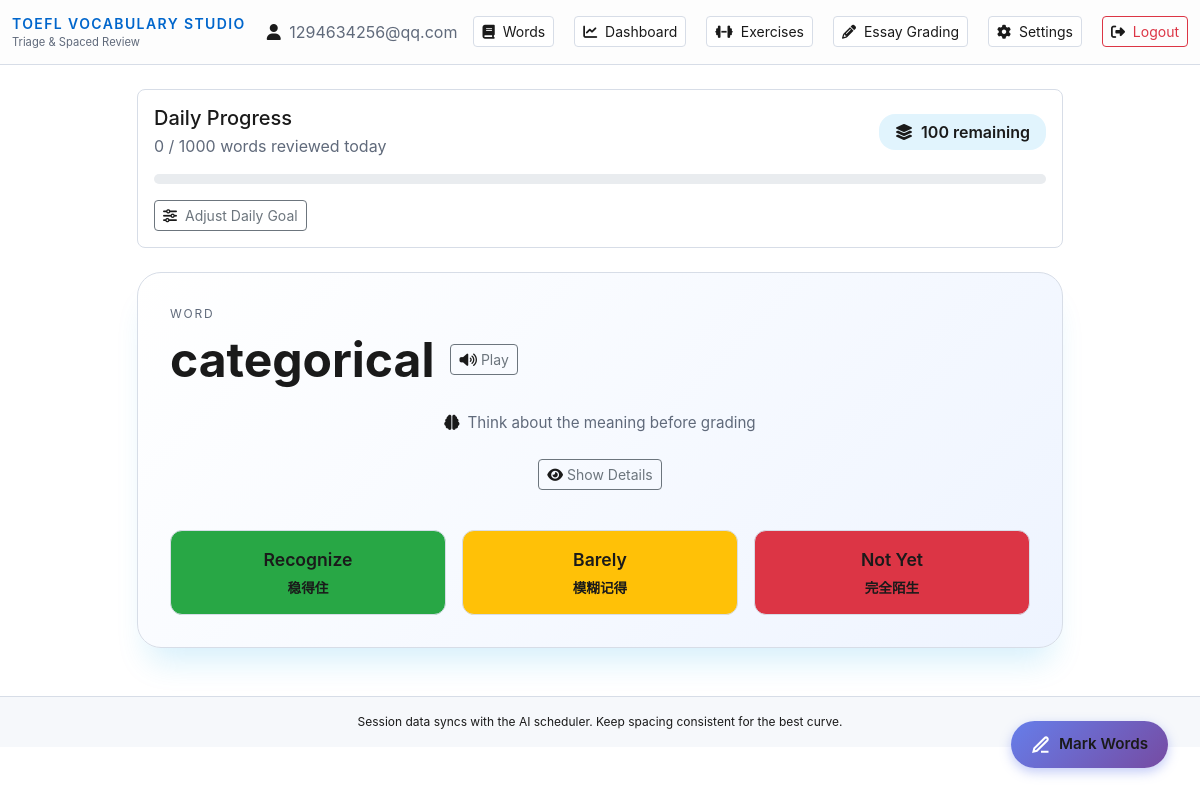
Page /session (signed in) on the committed database.
### models.py (models this page shows, shortened)
class User(db.Model):
    __tablename__ = 'users'
    id = db.Column(db.Integer, primary_key=True, index=True)
    email = db.Column(db.String(255), unique=True, index=True, nullable=False)
    password_hash = db.Column(db.String(255), nullable=False)
    daily_goal = db.Column(db.Integer, default=20, nullable=False)
    created_at = db.Column(db.DateTime(timezone=True), default=utcnow, nullable=False)
    words = db.relationship('UserWord', back_populates='user', cascade='all, delete-orphan')
    reviews = db.relationship('ReviewLog', back_populates='user', cascade='all, delete-orphan')

class Word(db.Model):
    __tablename__ = 'words'
    id = db.Column(db.Integer, primary_key=True, index=True)
    lemma = db.Column(db.String(255), unique=True, index=True, nullable=False)
    definition = db.Column(db.Text, nullable=False)
    example = db.Column(db.Text, nullable=False)
    cn_gloss = db.Column(db.String(255), nullable=True)
    pronunciation_audio_url = db.Column(db.String(500), nullable=True)
    pronunciation_pitfall_cn = db.Column(db.Text, nullable=True)
    user_words = db.relationship('UserWord', back_populates='word', cascade='all, delete-orphan')
    reviews = db.relationship('ReviewLog', back_populates='word', cascade='all, delete-orphan')
    def to_dict(self):
        return {
            'id': self.id,
            'lemma': self.lemma,
            'definition': self.definition,
            'example': self.example,
            'cn_gloss': self.cn_gloss,
            'pronunciation_audio_url': self.pronunciation_audio_url,
            'pronunciation_pitfall_cn': self.pronunciation_pitfall_cn
        }

### app.py (the view)
@app.route('/session')
@login_required
def vocab_session():
    user = get_current_user()
    if not user:
        return redirect(url_for('login'))
    total, new_cards, review_cards = get_todays_progress(user.id)
    remaining = max(user.daily_goal - total, 0)
    goal_met = user.daily_goal > 0 and remaining <= 0
    session_id = session.get('vocab_session_id')
    card = None
    if goal_met:
        sess = None
    else:
        if not session_id or session_id not in active_sessions:
            session_id = create_vocab_session(user.id, remaining)
            session['vocab_session_id'] = session_id
        sess = active_sessions.get(session_id)
        if not sess or not sess['queue']:
            session_id = create_vocab_session(user.id, remaining)
            session['vocab_session_id'] = session_id
            sess = active_sessions[session_id]
        if sess.get('_normalized') is not True:
            sess['queue'] = deque(
                [item.id if isinstance(item, Word) else item for item in list(sess['queue'])]
            )
            sess['queue_ids'] = {
                item.id if isinstance(item, Word) else item for item in sess.get('queue_ids', set())
            }
            sess['seen'] = {
                item.id if isinstance(item, Word) else item for item in sess.get('seen', set())
            }
            sess['_normalized'] = True
        if sess['queue']:
            current_entry = sess['queue'][0]
            if isinstance(current_entry, Word):
                current_id = current_entry.id
                sess['queue'][0] = current_id
            else:
                current_id = current_entry
            current_word = Word.query.get(current_id)
            if current_word is not None:
                audio_path = ensure_pronunciation_audio(current_word)
                card = {
                    'word': current_word.to_dict(),
                    'remaining': len(sess['queue']),
                    'audio_url': url_for('static', filename=audio_path) if audio_path else None
                }
    todays_words = get_words_reviewed_today(user.id)
    exercise_ready = goal_met and len(todays_words) > 0
    return render_template(
        'session.html',
        user=user,
        card=card,
        progress={
            'goal': user.daily_goal,
            'reviewed': total,
            'new_count': new_cards,
            'review_count': review_cards,
            'remaining': remaining
        },
        session_id=session_id,
        goal_met=goal_met,
        todays_words=todays_words,
        exercise_ready=exercise_ready
    )

### templates/session.html (shortened to what this page needs)
{% extends "base.html" %}
{% block content %}
<div class="row justify-content-center">
    <div class="col-lg-10">
        <div class="card mb-4 p-3">
            <div class="d-flex justify-content-between align-items-center">
                <div>
                    <h5 class="mb-1">Daily Progress</h5>
                    <p class="text-muted mb-0">
                        {{ progress.reviewed }} / {{ progress.goal }} words reviewed today
                    </p>
                </div>
                <div class="text-end">
                    <span class="progress-badge">
                        <i class="fas fa-layer-group me-1"></i>
                        {{ card.remaining if card else 0 }} remaining
                    </span>
                </div>
            </div>
            <div class="progress mt-3" style="height: 10px;">
            </div>
            <div class="mt-3">
                <button class="btn btn-sm btn-outline-secondary" type="button" data-bs-toggle="collapse" data-bs-target="#goal-adjust-collapse">
                    <i class="fas fa-sliders-h me-2"></i>Adjust Daily Goal
                </button>
            </div>
        </div>
        {% if card %}
        <div class="vocab-card" id="vocab-card">
            <div class="row">
                <div class="col-12">
                    <p class="text-uppercase text-muted mb-2" style="letter-spacing: 0.15em; font-size: 0.75rem;">
                        Word
                    </p>
                    <div class="d-flex align-items-center gap-3 flex-wrap">
                        <h1 class="word-lemma mb-0">{{ card.word.lemma }}</h1>
                        {% if card.audio_url %}
                        <button class="btn btn-outline-secondary btn-sm" type="button" onclick="playWordAudio()">
                            <i class="fas fa-volume-up me-1"></i>Play
                        </button>
                        {% endif %}
                    </div>
                </div>
            </div>
            <div class="text-center mt-4" id="think-prompt">
                <p class="text-muted" style="font-size: 0.95rem;">
                    <i class="fas fa-brain me-2"></i>Think about the meaning before grading
                </p>
                <button class="btn btn-outline-secondary btn-sm mt-2" onclick="revealDetails()">
                    <i class="fas fa-eye me-1"></i>Show Details
                </button>
            </div>
            <div class="row g-3 mt-4" id="grade-buttons">
                <div class="col-md-4">
                    <button class="btn btn-success grade-btn w-100" onclick="gradeWord('recognize')" id="btn-recognize">
                        <div class="d-flex flex-column align-items-center">
                            <span style="font-size: 1.1rem;">Recognize</span>
                            <small class="mt-1" style="font-size: 0.85rem;">稳得住</small>
                        </div>
                    </button>
                </div>
                <div class="col-md-4">
                    <button class="btn btn-warning grade-btn w-100" onclick="gradeWord('barely')" id="btn-barely">
                        <div class="d-flex flex-column align-items-center">
                            <span style="font-size: 1.1rem;">Barely</span>
                            <small class="mt-1" style="font-size: 0.85rem;">模糊记得</small>
                        </div>
                    </button>
                </div>
                <div class="col-md-4">
                    <button class="btn btn-danger grade-btn w-100" onclick="gradeWord('not')" id="btn-not">
                        <div class="d-flex flex-column align-items-center">
                            <span style="font-size: 1.1rem;">Not Yet</span>
                            <small class="mt-1" style="font-size: 0.85rem;">完全陌生</small>
                        </div>
                    </button>
                </div>
            </div>
        </div>
        {% endif %}
    </div>
</div>
{% endblock %}

### templates/base.html (shortened to what this page needs)
<!DOCTYPE html>
<html lang="en">
<head>
    <link href="https://cdn.jsdelivr.net/npm/bootstrap@5.3.2/dist/css/bootstrap.min.css" rel="stylesheet">
    <link href="https://cdnjs.cloudflare.com/ajax/libs/font-awesome/6.4.0/css/all.min.css" rel="stylesheet">
    <link rel="stylesheet" href="{{ url_for('static', filename='css/unfamiliar_words.css') }}">
</head>
<body>
    <nav class="navbar navbar-light">
        <div class="container-fluid">
            <a class="navbar-brand d-flex flex-column" href="{{ url_for('index') }}">
                <span class="brand-text">TOEFL Vocabulary Studio</span>
                <small class="text-muted" style="font-size: 0.7rem;">Triage & Spaced Review</small>
            </a>
            <div class="d-flex align-items-center gap-3">
                {% if session.user_id %}
                    <span class="text-muted">
                        <i class="fas fa-user me-1"></i>
                        {{ session.user_email }}
                    </span>
                    <a href="{{ url_for('browse_words') }}" class="btn btn-sm btn-outline-light me-1">
                        <i class="fas fa-book me-1"></i> Words
                    </a>
                    <a href="{{ url_for('main_dashboard') }}" class="btn btn-sm btn-outline-light me-1">
                        <i class="fas fa-chart-line me-1"></i> Dashboard
                    </a>
                    <a href="{{ url_for('exercises_hub') }}" class="btn btn-sm btn-outline-light me-1">
                        <i class="fas fa-dumbbell me-1"></i> Exercises
                    </a>
                    <a href="{{ url_for('essay_grading_home') }}" class="btn btn-sm btn-outline-light me-1">
                        <i class="fas fa-pencil-alt me-1"></i> Essay Grading
                    </a>
                    <a href="{{ url_for('settings') }}" class="btn btn-sm btn-outline-light me-1">
                        <i class="fas fa-cog me-1"></i> Settings
                    </a>
                    <a href="{{ url_for('logout') }}" class="btn btn-sm btn-outline-danger">
                        <i class="fas fa-sign-out-alt me-1"></i> Logout
                    </a>
                {% else %}
                    <a href="{{ url_for('login') }}" class="btn btn-sm btn-outline-light">Login</a>
                    <a href="{{ url_for('register') }}" class="btn btn-sm btn-primary">Register</a>
                {% endif %}
            </div>
        </div>
    </nav>
    <main class="container my-4">
        {% block content %}{% endblock %}
    </main>
    <footer class="footer text-center py-3 mt-5">
        <div class="container">
            Session data syncs with the AI scheduler. Keep spacing consistent for the best curve.
        </div>
    </footer>
</body>
</html>

### rows in the picture
User: user_email "1294634256@qq.com", goal "1000"
Word: word.lemma "categorical"

### other values in the picture
{{ progress.reviewed }} "0"
{{ card.remaining if card else 0 }} "100"
